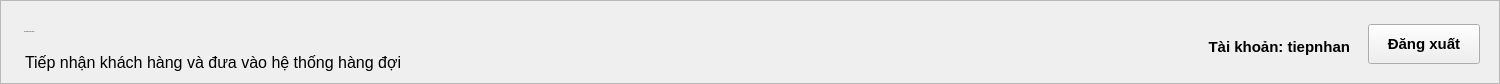
  <widget class="QFrame" name="header">
   <property name="geometry">
    <rect>
     <x>0</x>
     <y>0</y>
     <width>1500</width>
     <height>84</height>
    </rect>
   </property>
   <property name="frameShape">
    <enum>QFrame::Shape::StyledPanel</enum>
   </property>
   <widget class="QLabel" name="lblTitle">
    <property name="geometry">
     <rect>
      <x>24</x>
      <y>14</y>
      <width>360</width>
      <height>36</height>
     </rect>
    </property>
    <property name="font">
     <font>
      <family>Segoe UI</family>
      <pointsize>-1</pointsize>
      <fontweight>ExtraBold</fontweight>
     </font>
    </property>
    <property name="text">
     <string>GIAO DIỆN TIẾP NHẬN</string>
    </property>
   </widget>
   <widget class="QLabel" name="lblSubtitle">
    <property name="geometry">
     <rect>
      <x>25</x>
      <y>50</y>
      <width>470</width>
      <height>24</height>
     </rect>
    </property>
    <property name="font">
     <font>
      <family>Segoe UI</family>
      <pointsize>12</pointsize>
      <bold>false</bold>
     </font>
    </property>
    <property name="text">
     <string>Tiếp nhận khách hàng và đưa vào hệ thống hàng đợi</string>
    </property>
   </widget>
   <widget class="QLabel" name="lblTaiKhoan">
    <property name="geometry">
     <rect>
      <x>1200</x>
      <y>32</y>
      <width>150</width>
      <height>30</height>
     </rect>
    </property>
    <property name="font">
     <font>
      <family>Segoe UI</family>
      <pointsize>11</pointsize>
      <bold>true</bold>
     </font>
    </property>
    <property name="text">
     <string>Tài khoản: tiepnhan</string>
    </property>
    <property name="alignment">
     <set>Qt::AlignmentFlag::AlignRight|Qt::AlignmentFlag::AlignTrailing|Qt::AlignmentFlag::AlignVCenter</set>
    </property>
   </widget>
   <widget class="QPushButton" name="btnDangXuat">
    <property name="geometry">
     <rect>
      <x>1368</x>
      <y>24</y>
      <width>112</width>
      <height>40</height>
     </rect>
    </property>
    <property name="font">
     <font>
      <family>Segoe UI</family>
      <pointsize>11</pointsize>
      <bold>true</bold>
     </font>
    </property>
    <property name="cursor">
     <cursorShape>PointingHandCursor</cursorShape>
    </property>
    <property name="text">
     <string>Đăng xuất</string>
    </property>
    <property name="class" stdset="0">
     <string>secondary</string>
    </property>
   </widget>
  </widget>
